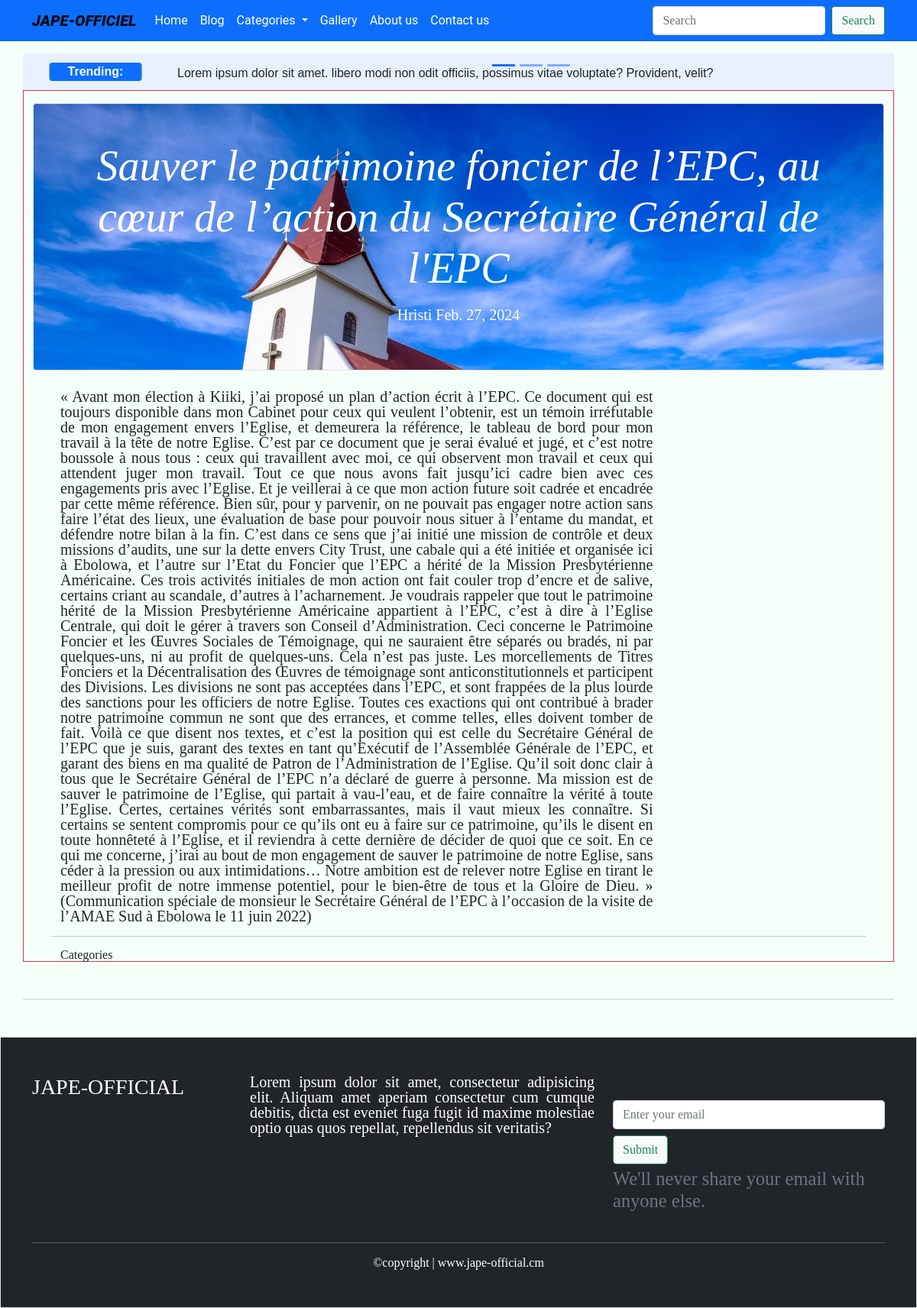
Screenshot of /post/sauver-le-patrimoine-foncier-de-lepc-au-cur-de-laction-du-secretaire-general-de-lepc with the database file from the repository.
### blog/models.py (models this page shows, shortened)
class BlogPost(models.Model):
    title = models.CharField(max_length=255, unique=True, verbose_name='Titre')
    slug = models.SlugField(max_length=255, unique=True, blank=True)
    author = models.ForeignKey(User, on_delete=models.SET_NULL, null=True, blank=True)
    last_update = models.DateTimeField(auto_now=True)
    created_on = models.DateField(blank=True, null=True)
    published = models.BooleanField(default=False, verbose_name="Publié")
    image = models.ImageField(upload_to="images")
    content = models.TextField(blank=True, verbose_name='Contenu')
    class Meta:
        ordering = ['-created_on']
        verbose_name = "Article"
    @property
    def author_or_default(self):
        return self.author.last_name if self.author else "auteur inconnu"

### blog/views.py (the view)
# urls.py: path('post/<str:slug>', post_view, name="post_view"),
def post_view(request, slug):
    post = BlogPost.objects.get(slug=slug)
    return render(request, "blog/post_view.html", context={"post": post})

### blog/templates/blog/post_view.html (shortened to what this page needs)
{% extends 'base.html' %}
{% block content %}
<section class="container border border-danger">
    <div class="col-12 border mt-3 mb-3 p-4 p-md-5 mb-4 rounded bg-dark"
         style="background-image: url('{{ post.image.url }}'); height: 350px; filter: brightness(100%); background-size: cover;">
        <div class="col-md-6 w-100 text-white" style="margin-top: 0%;">
            <h1 class="display-4 fst-italic text-center text-white"> {{ post.title }}</h1>
            <p class="lead my-3 text-center">
                {{ post.author_or_default }} {{ post.created_on }}
            </p>
        </div>
    </div>
    <div class="row container m-0">
        <div class="col-lg-9">
            <article>
                <div>
                    <p class="lead">{{ post.content|safe }}</p>
                </div>
            </article>
        </div>
        <hr
        class="my-3">
        <div class="col-lg-3">
            <h1>Categories</h1>
        </div>
    </div>
</section>
{% endblock %}

### blog/static/css/template.css (style rules this page uses)
body { background-color: mintcream; }

### blog/static/css/post.css (style rules this page uses)
p { text-align: justify; }

### rows the page displays
BlogPost: image (picture), title "Sauver le patrimoine foncier de l’EPC, au cœur de l’action du Secrétaire Général de l'EPC", author_or_default "Hristi", created_on "Feb. 27, 2024", content "« Avant mon élection à Kiiki, j’ai proposé un plan d’action écrit à l’EPC. Ce document qui est toujours disponible dans mon Cabinet pour ceux qui veulent l’obtenir, est un témoin irréfutable de mon engagement envers l’Eglise, et demeurera la référence, le tableau de bord pour mon travail à la tête de notre Eglise. C’est par ce document que je serai évalué et jugé, et c’est notre boussole à nous tous : ceux qui travaillent avec moi, ce qui observent mon travail et ceux qui attendent juger mon travail. Tout ce que nous avons fait jusqu’ici cadre bien avec ces engagements pris avec l’Eglise. Et je veillerai à ce que mon action future soit cadrée et encadrée par cette même référence. Bien sûr,…"
